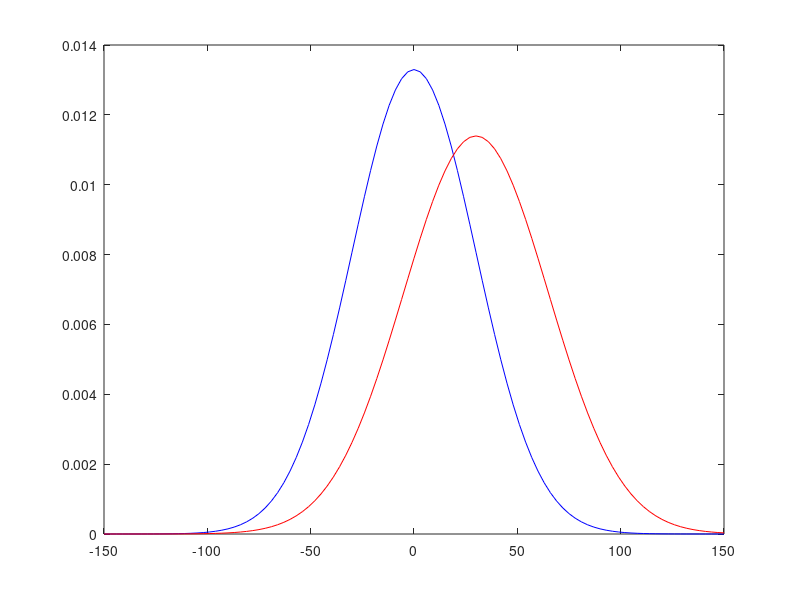
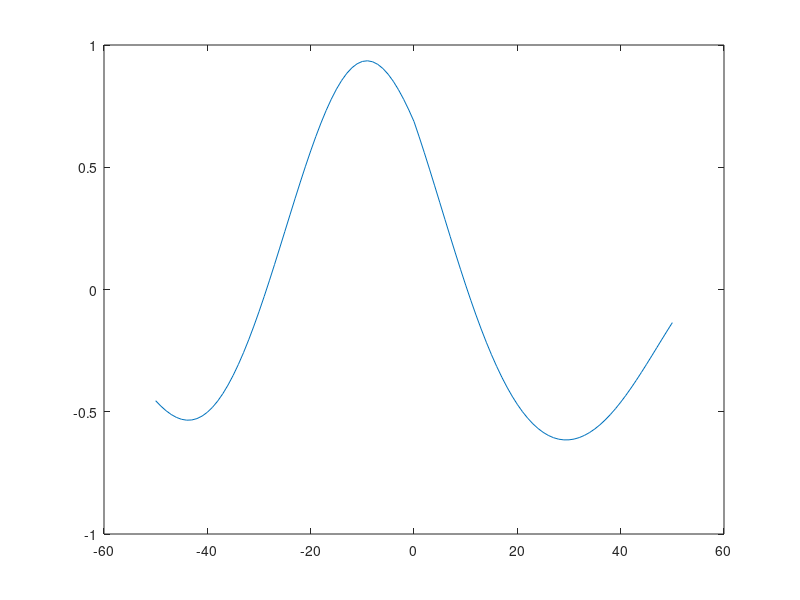

Write MATLAB code to recreate these figures, in order. (Note: this script raises an error after producing the figures.)

figure_save_dir = 'Y:\\Inter-brain synchrony\\Paper\\Figures\\Resources\\';


%%

x = -150:3:150;


pd = makedist('Normal','mu',0,'sigma',30);
y1 = pdf(pd,x);
% y1 = sin(2*pi*x/100);
%     y = y/6;
    plot(x,y1,'b')
    hold on
 pd = makedist('Normal','mu',30,'sigma',35);
y2 = pdf(pd,x);   
% y2 = cos(2*pi*x/100 + 0.5);

     y2 = y2/1.0001;
plot(x,y2,'r')
ax = gca;
% set(ax,'Visible','off')
% axes('Position',get(ax,'Position'),...
%  'XAxisLocation','bottom',...
%  'YAxisLocation','left',...
%  'Color','none')
% set(ax, 'XTickLabel', {-150:50:150})

exportgraphics(ax,[figure_save_dir '\\cross_corr_example_signal.eps'],'BackgroundColor','none','ContentType','vector')


%%
figure
% crosscorr(y2,y1,'numlags',50)
s = xcov(y1,y2,50,'coeff');
plot(-50:50,s)
yline(0)
% set(gca,'Visible','off')
% axes('Position',get(gca,'Position'),...
%  'XAxisLocation','bottom',...
%  'YAxisLocation','left',...
%  'Color','none')
% set(gca, 'XTickLabel', {-50:10:50})
ax = gca;
exportgraphics(ax,[figure_save_dir '\\cross_corr_example_cross_corr.eps'],'BackgroundColor','none','ContentType','vector')


%%
lag_amounts = [-50:10:50];
figure('units','normalized','outerposition',[0 0 1 0.3])

for lag_no = 1:11
        subplot(1,11,lag_no)
    
        
        
        
% y2 = cos(2*pi*x/100 + 0.5);

% plot(x,circshift(y2,lag_amounts(lag_no)),'r')
if lag_amounts(lag_no)<0
        plot(x,y1,'b')
hold on
plot(x,[y2(-lag_amounts(lag_no)+1:end) zeros(1,-lag_amounts(lag_no))],'r')
end

if lag_amounts(lag_no)==0
        

plot(x,y1,'b')
hold on
plot(x,y2,'r')
end


% if lag_amounts(lag_no)>0
%         
% 
% plot(x,[y1(lag_amounts(lag_no)+1:end) zeros(1,lag_amounts(lag_no))],'b')
% hold on
% plot(x,y2,'r')
% end

if lag_amounts(lag_no)>0
        plot(x,y1,'b')
hold on
plot(x,[zeros(1,lag_amounts(lag_no)) y2(1:end-lag_amounts(lag_no))],'r')
end
set(gca,'Visible','off')
axes('Position',get(gca,'Position'),...
 'XAxisLocation','bottom',...
 'YAxisLocation','left',...
 'Color','none')

%     ax = gca;
set(gca,'XTick',[])
% 
set(gca,'YTick',[])
% cor(lag_no) = corr(y1',circshift(y2,lag_amounts(lag_no))');
end

exportgraphics(gcf,[figure_save_dir '\\cross_corr_example_plots.eps'],'BackgroundColor','none','ContentType','vector')


close all

%% not a very appropriate way to do this:
plot_a_values = [-5 -4 -3 -2 -1 0 0 0 0 0 0];
plot_b_values = [0 0 0 0 0 0 1 2 3 4 5];

% plot_a_values = [-3 -2 -1 0 0 0 0 ];
% plot_b_values = [ 0 0 0 0 1 2 3 ];

figure('units','normalized','outerposition',[0 0 1 0.3])
for plot_no = 1:11
    subplot(1,11,plot_no)

pd = makedist('Normal','mu',plot_a_values(plot_no),'sigma',8);
y1 = pdf(pd,x);
%     y = y/6;
    plot(x,y1,'b')
    hold on
 pd = makedist('Normal','mu',plot_b_values(plot_no),'sigma',7);
y2 = pdf(pd,x);   
     y2 = y2/1.0001;
    plot(x,y2,'k:')


set(gca,'Visible','off')
axes('Position',get(gca,'Position'),...
 'XAxisLocation','bottom',...
 'YAxisLocation','left',...
 'Color','none')

    ax = gca;
set(gca,'XTick',[])

set(gca,'YTick',[])

end




figure_save_dir = 'Y:\\Inter-brain synchrony\\Paper\\Figures\\Resources\\';


exportgraphics(gcf,[figure_save_dir '\\cross_corr_example.eps'],'BackgroundColor','none','ContentType','vector')
lags = 30;
s = xcov(y1,y2,lags,'coeff');

close all